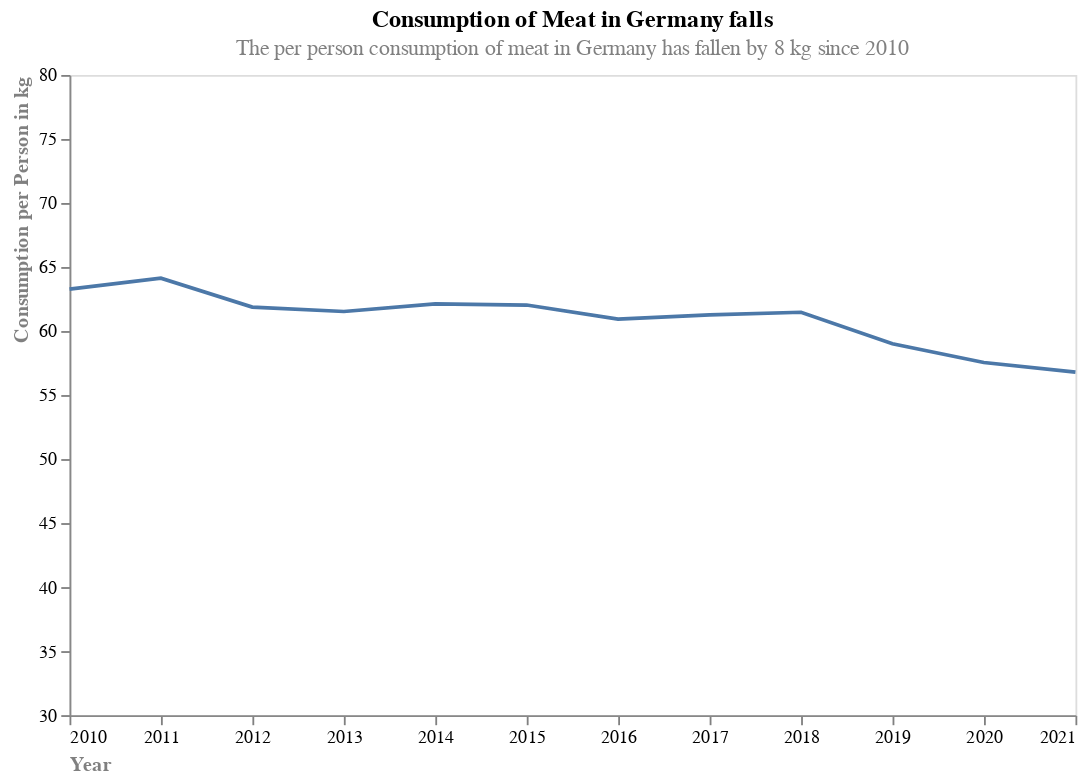

The cell this chart's notebook holds for it:
### Markdown cell above
## Plotting the data

### Code cell
line_chart = alt.Chart(df_consumption,
    title=alt.Title(
    'Consumption of Meat in Germany falls',
    subtitle='The per person consumption of meat in Germany has fallen by 8 kg since 2010',
    subtitleColor= 'grey',
    )
).mark_line().encode(
    x=alt.X('Year:T').axis(
        title = "Year",
        titleColor = 'grey',
        titleAnchor='start',
        labelAngle = 0,
        grid = False,
        tickColor= 'grey', 
        format = '%Y'),
    y= alt.Y('Consumption per Person').scale(domain=(30, 80)).axis(
        title ='Consumption per Person in kg',
        titleColor= 'grey',
        titleAnchor='end', 
        grid = False, 
        tickColor= 'grey', 
    ),
    strokeWidth = alt.value(2)
).properties(
    width = 550,
    height = 350
)

line_chart

### Figure 1 — Vega-Lite specification as saved in the notebook (floating-point values rounded to 4 significant figures)
{"config": {"view": {"continuousWidth": 300, "continuousHeight": 300}}, "data": {"name": "data-b92174f2e835cf9e4fdb5a0cca68266b"}, "mark": {"type": "line"}, "encoding": {"strokeWidth": {"value": 2}, "x": {"axis": {"title": "Year", "titleColor": "grey", "titleAnchor": "start", "labelAngle": 0, "grid": false, "tickColor": "grey", "format": "%Y"}, "field": "Year", "type": "temporal"}, "y": {"axis": {"title": "Consumption per Person in kg", "titleColor": "grey", "titleAnchor": "end", "grid": false, "tickColor": "grey"}, "field": "Consumption per Person", "scale": {"domain": [30, 80]}, "type": "quantitative"}}, "height": 350, "title": {"text": "Consumption of Meat in Germany falls", "subtitle": "The per person consumption of meat in Germany has fallen by 8 kg since 2010", "subtitleColor": "grey"}, "width": 550, "$schema": "https://vega.github.io/schema/vega-lite/v5.16.3.json", "datasets": {"data-b92174f2e835cf9e4fdb5a0cca68266b": [{"Year": "2021-01-01T00:00:00", "Consumption per Person": 56.79, "MaxConsumption": 64.13, "MinConsumption": 56.79}, {"Year": "2020-01-01T00:00:00", "Consumption per Person": 57.54, "MaxConsumption": 64.13, "MinConsumption": 56.79}, {"Year": "2019-01-01T00:00:00", "Consumption per Person": 59.0, "MaxConsumption": 64.13, "MinConsumption": 56.79}, {"Year": "2018-01-01T00:00:00", "Consumption per Person": 61.47, "MaxConsumption": 64.13, "MinConsumption": 56.79}, {"Year": "2017-01-01T00:00:00", "Consumption per Person": 61.26, "MaxConsumption": 64.13, "MinConsumption": 56.79}, {"Year": "2016-01-01T00:00:00", "Consumption per Person": 60.93, "MaxConsumption": 64.13, "MinConsumption": 56.79}, {"Year": "2015-01-01T00:00:00", "Consumption per Person": 62.03, "MaxConsumption": 64.13, "MinConsumption": 56.79}, {"Year": "2014-01-01T00:00:00", "Consumption per Person": 62.12, "MaxConsumption": 64.13, "MinConsumption": 56.79}, {"Year": "2013-01-01T00:00:00", "Consumption per Person": 61.53, "MaxConsumption": 64.13, "MinConsumption": 56.79}, {"Year": "2012-01-01T00:00:00", "Consumption per Person": 61.87, "MaxConsumption": 64.13, "MinConsumption": 56.79}, {"Year": "2011-01-01T00:00:00", "Consumption per Person": 64.13, "MaxConsumption": 64.13, "MinConsumption": 56.79}, {"Year": "2010-01-01T00:00:00", "Consumption per Person": 63.27, "MaxConsumption": 64.13, "MinConsumption": 56.79}]}}
